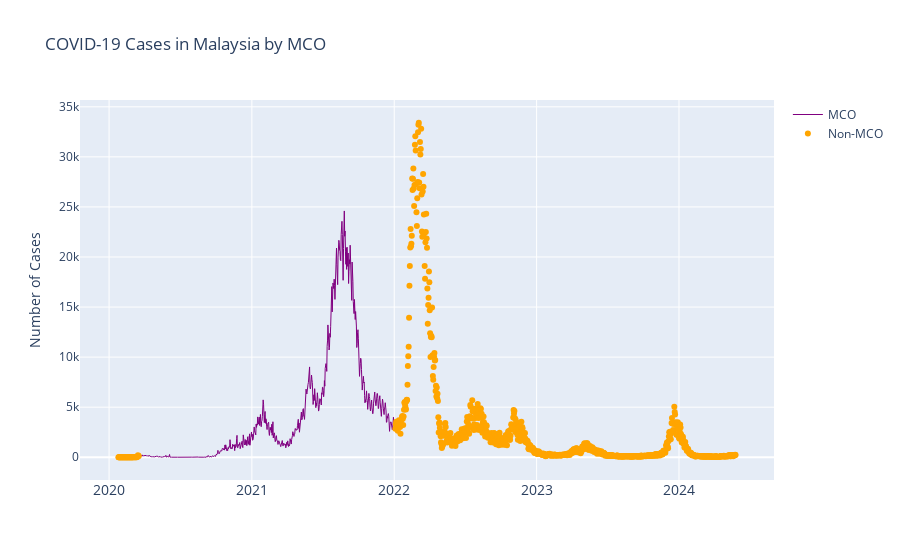

Notebook code for this chart:
### Code cell
malaysia_mco = casetype_malaysia.query('mco == "yes"')
malaysia_xmco = casetype_malaysia.query('mco == "no"')

fig = go.Figure()
fig.add_trace(go.Scatter(x = malaysia_mco['date'], y = malaysia_mco['cases_new'], mode='lines', name = 'MCO', line = dict(color = "Purple", width = 1)))
fig.add_trace(go.Scatter(x = malaysia_xmco['date'], y = malaysia_xmco['cases_new'], mode='markers', name = 'Non-MCO', line = dict(color = "Orange", width = 0.5)))

fig.update_layout(title = 'COVID-19 Cases in Malaysia by MCO', xaxis_tickfont_size = 14, yaxis = dict(title = 'Number of Cases'))
fig.show()

### Figure 1 — Plotly figure (JSON) as saved in the notebook; plotly's stock layout.template omitted (floating-point values rounded to 4 significant figures; data arrays with more than 128 entries replaced by an {"elided": "..."} marker saying what was removed)
{"data": [{"line": {"color": "Purple", "width": 1}, "mode": "lines", "name": "MCO", "type": "scatter", "x": {"elided": "657 str values"}, "y": {"elided": "657 int values"}}, {"line": {"color": "Orange", "width": 0.5}, "mode": "markers", "name": "Non-MCO", "type": "scatter", "x": {"elided": "926 str values"}, "y": {"elided": "926 int values"}}], "layout": {"title": {"text": "COVID-19 Cases in Malaysia by MCO"}, "xaxis": {"tickfont": {"size": 14}}, "yaxis": {"title": {"text": "Number of Cases"}}}}
